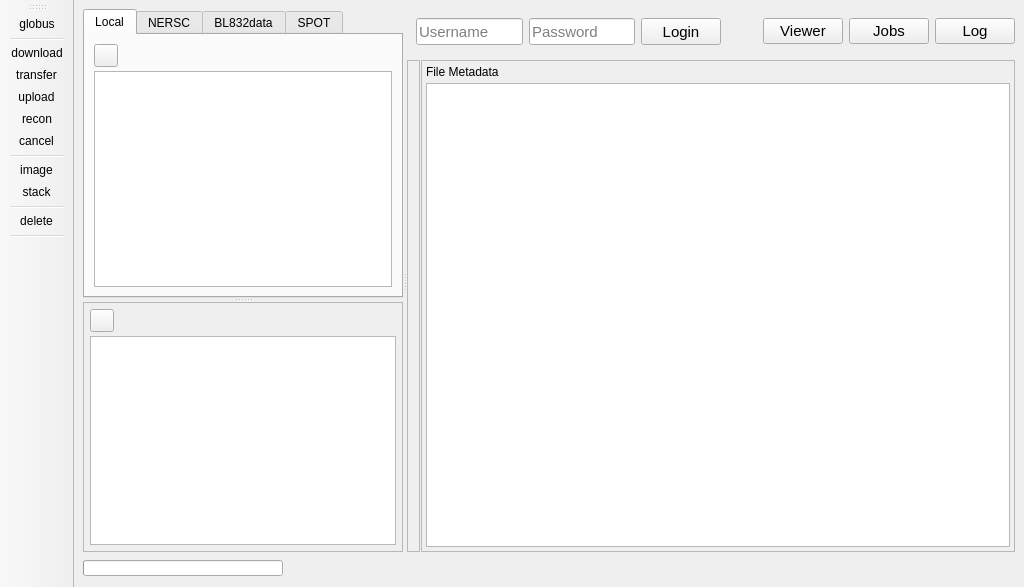
<?xml version="1.0" encoding="UTF-8"?>
<ui version="4.0">
 <class>MainWindow</class>
 <widget class="QMainWindow" name="MainWindow">
  <property name="geometry">
   <rect>
    <x>0</x>
    <y>0</y>
    <width>1024</width>
    <height>587</height>
   </rect>
  </property>
  <property name="minimumSize">
   <size>
    <width>800</width>
    <height>500</height>
   </size>
  </property>
  <property name="windowTitle">
   <string>SPEW Client Pre-Alpha</string>
  </property>
  <property name="unifiedTitleAndToolBarOnMac">
   <bool>false</bool>
  </property>
  <widget class="QWidget" name="centralwidget">
   <layout class="QGridLayout" name="gridLayout">
    <item row="0" column="0">
     <widget class="QSplitter" name="hsplitter">
      <property name="sizePolicy">
       <sizepolicy hsizetype="Expanding" vsizetype="Expanding">
        <horstretch>0</horstretch>
        <verstretch>0</verstretch>
       </sizepolicy>
      </property>
      <property name="orientation">
       <enum>Qt::Horizontal</enum>
      </property>
      <widget class="QSplitter" name="vsplitter">
       <property name="sizePolicy">
        <sizepolicy hsizetype="Ignored" vsizetype="MinimumExpanding">
         <horstretch>0</horstretch>
         <verstretch>0</verstretch>
        </sizepolicy>
       </property>
       <property name="minimumSize">
        <size>
         <width>200</width>
         <height>0</height>
        </size>
       </property>
       <property name="orientation">
        <enum>Qt::Vertical</enum>
       </property>
       <property name="handleWidth">
        <number>4</number>
       </property>
       <widget class="QTabWidget" name="tabWidget">
        <property name="sizePolicy">
         <sizepolicy hsizetype="MinimumExpanding" vsizetype="Preferred">
          <horstretch>0</horstretch>
          <verstretch>0</verstretch>
         </sizepolicy>
        </property>
        <property name="tabShape">
         <enum>QTabWidget::Rounded</enum>
        </property>
        <property name="currentIndex">
         <number>0</number>
        </property>
        <widget class="QWidget" name="Local">
         <attribute name="title">
          <string>Local</string>
         </attribute>
         <layout class="QVBoxLayout" name="verticalLayout_5">
          <item>
           <layout class="QVBoxLayout" name="verticalLayout">
            <property name="spacing">
             <number>4</number>
            </property>
            <item>
             <layout class="QHBoxLayout" name="horizontalLayout_7">
              <item>
               <widget class="QToolButton" name="local_back_button">
                <property name="text">
                 <string/>
                </property>
                <property name="icon">
                 <iconset>
                  <normaloff>back.png</normaloff>back.png</iconset>
                </property>
               </widget>
              </item>
              <item>
               <widget class="QLabel" name="local_path_label">
                <property name="text">
                 <string/>
                </property>
               </widget>
              </item>
              <item>
               <spacer name="horizontalSpacer_2">
                <property name="orientation">
                 <enum>Qt::Horizontal</enum>
                </property>
                <property name="sizeHint" stdset="0">
                 <size>
                  <width>40</width>
                  <height>20</height>
                 </size>
                </property>
               </spacer>
              </item>
             </layout>
            </item>
            <item>
             <widget class="QTreeView" name="local_tree_view">
              <property name="sortingEnabled">
               <bool>true</bool>
              </property>
              <property name="animated">
               <bool>true</bool>
              </property>
              <property name="expandsOnDoubleClick">
               <bool>false</bool>
              </property>
              <attribute name="headerVisible">
               <bool>false</bool>
              </attribute>
              <attribute name="headerCascadingSectionResizes">
               <bool>false</bool>
              </attribute>
              <attribute name="headerDefaultSectionSize">
               <number>100</number>
              </attribute>
              <attribute name="headerMinimumSectionSize">
               <number>60</number>
              </attribute>
              <attribute name="headerShowSortIndicator" stdset="0">
               <bool>true</bool>
              </attribute>
             </widget>
            </item>
           </layout>
          </item>
         </layout>
        </widget>
        <widget class="QWidget" name="NERSC">
         <attribute name="title">
          <string>NERSC</string>
         </attribute>
         <layout class="QVBoxLayout" name="verticalLayout_7">
          <item>
           <layout class="QVBoxLayout" name="verticalLayout_3">
            <item>
             <layout class="QHBoxLayout" name="horizontalLayout_4">
              <item>
               <widget class="QToolButton" name="nersc_back_button">
                <property name="text">
                 <string/>
                </property>
                <property name="icon">
                 <iconset>
                  <normaloff>back.png</normaloff>back.png</iconset>
                </property>
               </widget>
              </item>
              <item>
               <widget class="QLabel" name="nersc_path_label">
                <property name="text">
                 <string>Login to NERSC</string>
                </property>
               </widget>
              </item>
              <item>
               <spacer name="horizontalSpacer_5">
                <property name="orientation">
                 <enum>Qt::Horizontal</enum>
                </property>
                <property name="sizeHint" stdset="0">
                 <size>
                  <width>40</width>
                  <height>20</height>
                 </size>
                </property>
               </spacer>
              </item>
             </layout>
            </item>
            <item>
             <widget class="QListWidget" name="nersc_list_widget">
              <property name="isWrapping" stdset="0">
               <bool>false</bool>
              </property>
              <property name="currentRow">
               <number>-1</number>
              </property>
              <property name="sortingEnabled">
               <bool>true</bool>
              </property>
             </widget>
            </item>
           </layout>
          </item>
         </layout>
        </widget>
        <widget class="QWidget" name="BL832data">
         <attribute name="title">
          <string>BL832data</string>
         </attribute>
         <layout class="QVBoxLayout" name="verticalLayout_17">
          <item>
           <layout class="QVBoxLayout" name="verticalLayout_16">
            <item>
             <layout class="QHBoxLayout" name="horizontalLayout_8">
              <item>
               <widget class="QToolButton" name="bl832_back_button">
                <property name="text">
                 <string/>
                </property>
                <property name="icon">
                 <iconset>
                  <normaloff>back.png</normaloff>back.png</iconset>
                </property>
               </widget>
              </item>
              <item>
               <widget class="QLabel" name="bl832data_path_label">
                <property name="text">
                 <string>Login to Globus and activate alsuser#bl832data</string>
                </property>
               </widget>
              </item>
              <item>
               <spacer name="horizontalSpacer_7">
                <property name="orientation">
                 <enum>Qt::Horizontal</enum>
                </property>
                <property name="sizeHint" stdset="0">
                 <size>
                  <width>40</width>
                  <height>20</height>
                 </size>
                </property>
               </spacer>
              </item>
             </layout>
            </item>
            <item>
             <widget class="QListWidget" name="bl832data_list_widget"/>
            </item>
           </layout>
          </item>
         </layout>
        </widget>
        <widget class="QWidget" name="SPOT">
         <attribute name="title">
          <string>SPOT</string>
         </attribute>
         <layout class="QVBoxLayout" name="verticalLayout_2">
          <item>
           <layout class="QHBoxLayout" name="horizontalLayout_9">
            <item>
             <widget class="QLineEdit" name="search_box">
              <property name="font">
               <font>
                <family>Segoe UI</family>
                <pointsize>10</pointsize>
                <weight>50</weight>
                <bold>false</bold>
               </font>
              </property>
              <property name="inputMask">
               <string/>
              </property>
              <property name="text">
               <string/>
              </property>
              <property name="maxLength">
               <number>100</number>
              </property>
              <property name="placeholderText">
               <string>Search Term</string>
              </property>
             </widget>
            </item>
            <item>
             <widget class="QComboBox" name="sort_box">
              <property name="sizePolicy">
               <sizepolicy hsizetype="Expanding" vsizetype="Fixed">
                <horstretch>0</horstretch>
                <verstretch>0</verstretch>
               </sizepolicy>
              </property>
              <property name="maximumSize">
               <size>
                <width>130</width>
                <height>16777215</height>
               </size>
              </property>
              <property name="font">
               <font>
                <family>Segoe UI</family>
                <pointsize>10</pointsize>
                <weight>50</weight>
                <bold>false</bold>
               </font>
              </property>
              <property name="sizeAdjustPolicy">
               <enum>QComboBox::AdjustToContentsOnFirstShow</enum>
              </property>
              <item>
               <property name="text">
                <string>Processed Date</string>
               </property>
              </item>
              <item>
               <property name="text">
                <string>Beamline Date (832)</string>
               </property>
              </item>
             </widget>
            </item>
            <item>
             <widget class="QComboBox" name="order_box">
              <property name="sizePolicy">
               <sizepolicy hsizetype="Expanding" vsizetype="Fixed">
                <horstretch>0</horstretch>
                <verstretch>0</verstretch>
               </sizepolicy>
              </property>
              <property name="maximumSize">
               <size>
                <width>130</width>
                <height>16777215</height>
               </size>
              </property>
              <property name="font">
               <font>
                <family>Segoe UI</family>
                <pointsize>10</pointsize>
                <weight>50</weight>
                <bold>false</bold>
               </font>
              </property>
              <item>
               <property name="text">
                <string>Descending</string>
               </property>
               <property name="icon">
                <iconset>
                 <normaloff>descending.png</normaloff>descending.png</iconset>
               </property>
              </item>
              <item>
               <property name="text">
                <string>Ascending</string>
               </property>
               <property name="icon">
                <iconset>
                 <normaloff>ascending.png</normaloff>ascending.png</iconset>
               </property>
              </item>
             </widget>
            </item>
            <item>
             <spacer name="horizontalSpacer_4">
              <property name="orientation">
               <enum>Qt::Horizontal</enum>
              </property>
              <property name="sizeHint" stdset="0">
               <size>
                <width>40</width>
                <height>20</height>
               </size>
              </property>
             </spacer>
            </item>
           </layout>
          </item>
          <item>
           <widget class="QTreeWidget" name="spot_tree_widget">
            <property name="sortingEnabled">
             <bool>true</bool>
            </property>
            <attribute name="headerVisible">
             <bool>false</bool>
            </attribute>
            <column>
             <property name="text">
              <string notr="true">1</string>
             </property>
            </column>
           </widget>
          </item>
         </layout>
        </widget>
       </widget>
       <widget class="QFrame" name="frame">
        <property name="sizePolicy">
         <sizepolicy hsizetype="MinimumExpanding" vsizetype="Preferred">
          <horstretch>0</horstretch>
          <verstretch>0</verstretch>
         </sizepolicy>
        </property>
        <property name="frameShape">
         <enum>QFrame::StyledPanel</enum>
        </property>
        <property name="frameShadow">
         <enum>QFrame::Raised</enum>
        </property>
        <layout class="QVBoxLayout" name="verticalLayout_18">
         <property name="spacing">
          <number>4</number>
         </property>
         <property name="margin">
          <number>6</number>
         </property>
         <item>
          <layout class="QHBoxLayout" name="horizontalLayout_14">
           <item>
            <widget class="QToolButton" name="endpoint_refresh_button">
             <property name="text">
              <string/>
             </property>
             <property name="icon">
              <iconset>
               <normaloff>refresh.png</normaloff>refresh.png</iconset>
             </property>
            </widget>
           </item>
           <item>
            <widget class="QLabel" name="local_endpoint_label">
             <property name="font">
              <font>
               <pointsize>10</pointsize>
              </font>
             </property>
             <property name="text">
              <string/>
             </property>
            </widget>
           </item>
           <item>
            <spacer name="horizontalSpacer_13">
             <property name="orientation">
              <enum>Qt::Horizontal</enum>
             </property>
             <property name="sizeHint" stdset="0">
              <size>
               <width>40</width>
               <height>20</height>
              </size>
             </property>
            </spacer>
           </item>
          </layout>
         </item>
         <item>
          <widget class="QTableWidget" name="globus_table_widget">
           <property name="font">
            <font>
             <pointsize>9</pointsize>
            </font>
           </property>
           <property name="autoScroll">
            <bool>false</bool>
           </property>
           <property name="editTriggers">
            <set>QAbstractItemView::NoEditTriggers</set>
           </property>
           <property name="selectionBehavior">
            <enum>QAbstractItemView::SelectRows</enum>
           </property>
           <property name="textElideMode">
            <enum>Qt::ElideMiddle</enum>
           </property>
           <property name="showGrid">
            <bool>false</bool>
           </property>
           <property name="gridStyle">
            <enum>Qt::NoPen</enum>
           </property>
           <property name="sortingEnabled">
            <bool>true</bool>
           </property>
           <property name="columnCount">
            <number>0</number>
           </property>
           <attribute name="horizontalHeaderVisible">
            <bool>true</bool>
           </attribute>
           <attribute name="horizontalHeaderDefaultSectionSize">
            <number>112</number>
           </attribute>
           <attribute name="horizontalHeaderHighlightSections">
            <bool>false</bool>
           </attribute>
           <attribute name="horizontalHeaderMinimumSectionSize">
            <number>30</number>
           </attribute>
           <attribute name="horizontalHeaderShowSortIndicator" stdset="0">
            <bool>true</bool>
           </attribute>
           <attribute name="horizontalHeaderStretchLastSection">
            <bool>false</bool>
           </attribute>
           <attribute name="verticalHeaderVisible">
            <bool>false</bool>
           </attribute>
           <attribute name="verticalHeaderHighlightSections">
            <bool>false</bool>
           </attribute>
           <attribute name="verticalHeaderStretchLastSection">
            <bool>false</bool>
           </attribute>
          </widget>
         </item>
        </layout>
       </widget>
      </widget>
      <widget class="QWidget" name="">
       <layout class="QVBoxLayout" name="verticalLayout_6">
        <item>
         <layout class="QHBoxLayout" name="horizontalLayout_6">
          <property name="sizeConstraint">
           <enum>QLayout::SetMinimumSize</enum>
          </property>
          <item>
           <widget class="QStackedWidget" name="log_stacked_widget">
            <property name="sizePolicy">
             <sizepolicy hsizetype="Expanding" vsizetype="Preferred">
              <horstretch>0</horstretch>
              <verstretch>0</verstretch>
             </sizepolicy>
            </property>
            <property name="minimumSize">
             <size>
              <width>350</width>
              <height>45</height>
             </size>
            </property>
            <property name="maximumSize">
             <size>
              <width>16777215</width>
              <height>45</height>
             </size>
            </property>
            <property name="font">
             <font>
              <pointsize>10</pointsize>
             </font>
            </property>
            <property name="layoutDirection">
             <enum>Qt::LeftToRight</enum>
            </property>
            <property name="frameShape">
             <enum>QFrame::NoFrame</enum>
            </property>
            <property name="lineWidth">
             <number>0</number>
            </property>
            <property name="currentIndex">
             <number>0</number>
            </property>
            <widget class="QWidget" name="login_page">
             <layout class="QHBoxLayout" name="horizontalLayout_3">
              <item>
               <widget class="QLineEdit" name="user_box">
                <property name="enabled">
                 <bool>true</bool>
                </property>
                <property name="sizePolicy">
                 <sizepolicy hsizetype="Expanding" vsizetype="Fixed">
                  <horstretch>0</horstretch>
                  <verstretch>0</verstretch>
                 </sizepolicy>
                </property>
                <property name="maximumSize">
                 <size>
                  <width>120</width>
                  <height>30</height>
                 </size>
                </property>
                <property name="font">
                 <font>
                  <family>Ubuntu</family>
                  <pointsize>11</pointsize>
                  <weight>50</weight>
                  <bold>false</bold>
                 </font>
                </property>
                <property name="maxLength">
                 <number>32</number>
                </property>
                <property name="placeholderText">
                 <string>Username</string>
                </property>
               </widget>
              </item>
              <item>
               <widget class="QLineEdit" name="pass_box">
                <property name="maximumSize">
                 <size>
                  <width>120</width>
                  <height>30</height>
                 </size>
                </property>
                <property name="font">
                 <font>
                  <family>Ubuntu</family>
                  <pointsize>11</pointsize>
                  <weight>50</weight>
                  <bold>false</bold>
                 </font>
                </property>
                <property name="maxLength">
                 <number>32</number>
                </property>
                <property name="echoMode">
                 <enum>QLineEdit::Password</enum>
                </property>
                <property name="placeholderText">
                 <string>Password</string>
                </property>
               </widget>
              </item>
              <item>
               <widget class="QPushButton" name="login_button">
                <property name="minimumSize">
                 <size>
                  <width>0</width>
                  <height>0</height>
                 </size>
                </property>
                <property name="maximumSize">
                 <size>
                  <width>80</width>
                  <height>30</height>
                 </size>
                </property>
                <property name="font">
                 <font>
                  <pointsize>11</pointsize>
                 </font>
                </property>
                <property name="text">
                 <string>Login</string>
                </property>
               </widget>
              </item>
              <item>
               <spacer name="horizontalSpacer_3">
                <property name="orientation">
                 <enum>Qt::Horizontal</enum>
                </property>
                <property name="sizeHint" stdset="0">
                 <size>
                  <width>40</width>
                  <height>20</height>
                 </size>
                </property>
               </spacer>
              </item>
             </layout>
            </widget>
            <widget class="QWidget" name="logout_page">
             <layout class="QHBoxLayout" name="horizontalLayout">
              <item>
               <widget class="QLabel" name="user_console">
                <property name="text">
                 <string/>
                </property>
               </widget>
              </item>
              <item>
               <widget class="QPushButton" name="logout_button">
                <property name="minimumSize">
                 <size>
                  <width>0</width>
                  <height>0</height>
                 </size>
                </property>
                <property name="text">
                 <string>Logout</string>
                </property>
               </widget>
              </item>
              <item>
               <spacer name="horizontalSpacer_6">
                <property name="orientation">
                 <enum>Qt::Horizontal</enum>
                </property>
                <property name="sizeHint" stdset="0">
                 <size>
                  <width>275</width>
                  <height>19</height>
                 </size>
                </property>
               </spacer>
              </item>
             </layout>
            </widget>
           </widget>
          </item>
          <item>
           <widget class="QPushButton" name="viewer_button">
            <property name="font">
             <font>
              <pointsize>11</pointsize>
             </font>
            </property>
            <property name="autoFillBackground">
             <bool>false</bool>
            </property>
            <property name="text">
             <string>Viewer</string>
            </property>
            <property name="checkable">
             <bool>false</bool>
            </property>
            <property name="checked">
             <bool>false</bool>
            </property>
           </widget>
          </item>
          <item>
           <widget class="QPushButton" name="jobs_button">
            <property name="font">
             <font>
              <pointsize>11</pointsize>
             </font>
            </property>
            <property name="text">
             <string>Jobs</string>
            </property>
            <property name="checkable">
             <bool>false</bool>
            </property>
           </widget>
          </item>
          <item>
           <widget class="QPushButton" name="log_button">
            <property name="font">
             <font>
              <pointsize>11</pointsize>
             </font>
            </property>
            <property name="text">
             <string>Log</string>
            </property>
            <property name="checkable">
             <bool>false</bool>
            </property>
           </widget>
          </item>
         </layout>
        </item>
        <item>
         <widget class="QSplitter" name="hsplitter_2">
          <property name="orientation">
           <enum>Qt::Horizontal</enum>
          </property>
          <property name="handleWidth">
           <number>1</number>
          </property>
          <widget class="QFrame" name="frame_2">
           <property name="frameShape">
            <enum>QFrame::StyledPanel</enum>
           </property>
           <property name="frameShadow">
            <enum>QFrame::Plain</enum>
           </property>
           <layout class="QHBoxLayout" name="horizontalLayout_5">
            <property name="spacing">
             <number>2</number>
            </property>
            <property name="margin">
             <number>2</number>
            </property>
            <item>
             <widget class="QStackedWidget" name="stacked_view_widget">
              <property name="currentIndex">
               <number>0</number>
              </property>
              <widget class="QWidget" name="page"/>
              <widget class="QWidget" name="page_2"/>
             </widget>
            </item>
           </layout>
          </widget>
          <widget class="QFrame" name="frame_3">
           <property name="frameShape">
            <enum>QFrame::StyledPanel</enum>
           </property>
           <property name="frameShadow">
            <enum>QFrame::Raised</enum>
           </property>
           <layout class="QVBoxLayout" name="verticalLayout_4">
            <property name="spacing">
             <number>4</number>
            </property>
            <property name="margin">
             <number>4</number>
            </property>
            <item>
             <widget class="QLabel" name="metadata_label">
              <property name="text">
               <string>File Metadata</string>
              </property>
             </widget>
            </item>
            <item>
             <widget class="QTableWidget" name="metadata_teable_widget"/>
            </item>
           </layout>
          </widget>
         </widget>
        </item>
       </layout>
      </widget>
     </widget>
    </item>
    <item row="1" column="0">
     <layout class="QHBoxLayout" name="horizontalLayout_2">
      <property name="sizeConstraint">
       <enum>QLayout::SetFixedSize</enum>
      </property>
      <item>
       <widget class="QProgressBar" name="progressBar">
        <property name="maximumSize">
         <size>
          <width>200</width>
          <height>16</height>
         </size>
        </property>
        <property name="font">
         <font>
          <family>Segoe UI</family>
          <pointsize>10</pointsize>
          <weight>50</weight>
          <bold>false</bold>
         </font>
        </property>
        <property name="value">
         <number>0</number>
        </property>
        <property name="alignment">
         <set>Qt::AlignJustify|Qt::AlignVCenter</set>
        </property>
        <property name="textVisible">
         <bool>false</bool>
        </property>
       </widget>
      </item>
      <item>
       <widget class="QLabel" name="console2">
        <property name="text">
         <string/>
        </property>
       </widget>
      </item>
      <item>
       <spacer name="horizontalSpacer">
        <property name="orientation">
         <enum>Qt::Horizontal</enum>
        </property>
        <property name="sizeHint" stdset="0">
         <size>
          <width>40</width>
          <height>20</height>
         </size>
        </property>
       </spacer>
      </item>
      <item>
       <widget class="QLabel" name="percentLabel">
        <property name="minimumSize">
         <size>
          <width>10</width>
          <height>0</height>
         </size>
        </property>
        <property name="text">
         <string/>
        </property>
       </widget>
      </item>
     </layout>
    </item>
   </layout>
   <zorder>hsplitter</zorder>
   <zorder>frame_2</zorder>
   <zorder>frame_3</zorder>
   <zorder>log_stacked_widget</zorder>
   <zorder></zorder>
   <zorder>hsplitter</zorder>
  </widget>
  <widget class="QToolBar" name="toolBar">
   <property name="windowTitle">
    <string>toolBar</string>
   </property>
   <property name="iconSize">
    <size>
     <width>28</width>
     <height>32</height>
    </size>
   </property>
   <attribute name="toolBarArea">
    <enum>LeftToolBarArea</enum>
   </attribute>
   <attribute name="toolBarBreak">
    <bool>false</bool>
   </attribute>
   <addaction name="actionGlobusLogin"/>
   <addaction name="separator"/>
   <addaction name="actionDownload"/>
   <addaction name="actionTransfer"/>
   <addaction name="actionUpload"/>
   <addaction name="actionRecon"/>
   <addaction name="actionCancel"/>
   <addaction name="separator"/>
   <addaction name="actionImageView"/>
   <addaction name="actionStackView"/>
   <addaction name="separator"/>
   <addaction name="actionDelete"/>
   <addaction name="separator"/>
  </widget>
  <action name="actionDownload">
   <property name="icon">
    <iconset>
     <normaloff>download.png</normaloff>download.png</iconset>
   </property>
   <property name="text">
    <string>download</string>
   </property>
   <property name="toolTip">
    <string>Download dataset</string>
   </property>
   <property name="shortcut">
    <string>Ctrl+Shift+D</string>
   </property>
  </action>
  <action name="actionTransfer">
   <property name="icon">
    <iconset>
     <normaloff>transfer.png</normaloff>transfer.png</iconset>
   </property>
   <property name="text">
    <string>transfer</string>
   </property>
   <property name="toolTip">
    <string>Transfer dataset  to NERSC</string>
   </property>
   <property name="shortcut">
    <string>Ctrl+Shift+T</string>
   </property>
  </action>
  <action name="actionDelete">
   <property name="icon">
    <iconset>
     <normaloff>delete.png</normaloff>delete.png</iconset>
   </property>
   <property name="text">
    <string>delete</string>
   </property>
   <property name="toolTip">
    <string>Delete dataset</string>
   </property>
   <property name="shortcut">
    <string>Del</string>
   </property>
  </action>
  <action name="actionCancel">
   <property name="icon">
    <iconset>
     <normaloff>cancel.png</normaloff>cancel.png</iconset>
   </property>
   <property name="text">
    <string>cancel</string>
   </property>
   <property name="toolTip">
    <string>Cancel process</string>
   </property>
   <property name="shortcut">
    <string>Ctrl+Shift+H</string>
   </property>
  </action>
  <action name="actionRecon">
   <property name="icon">
    <iconset>
     <normaloff>recon.png</normaloff>recon.png</iconset>
   </property>
   <property name="text">
    <string>recon</string>
   </property>
   <property name="toolTip">
    <string>Reconstruct dataset</string>
   </property>
   <property name="shortcut">
    <string>Ctrl+R</string>
   </property>
  </action>
  <action name="actionStackView">
   <property name="icon">
    <iconset>
     <normaloff>stack.png</normaloff>stack.png</iconset>
   </property>
   <property name="text">
    <string>stack</string>
   </property>
   <property name="toolTip">
    <string>Load image stack</string>
   </property>
  </action>
  <action name="actionUpload">
   <property name="icon">
    <iconset>
     <normaloff>upload.png</normaloff>upload.png</iconset>
   </property>
   <property name="text">
    <string>upload</string>
   </property>
   <property name="toolTip">
    <string>Upload dataset to NERSC</string>
   </property>
  </action>
  <action name="actionImageView">
   <property name="icon">
    <iconset>
     <normaloff>image.png</normaloff>image.png</iconset>
   </property>
   <property name="text">
    <string>image</string>
   </property>
   <property name="toolTip">
    <string>Load single image</string>
   </property>
  </action>
  <action name="actionGlobusLogin">
   <property name="icon">
    <iconset>
     <normaloff>globus.png</normaloff>globus.png</iconset>
   </property>
   <property name="text">
    <string>globus</string>
   </property>
   <property name="toolTip">
    <string>Login to Globus.org</string>
   </property>
  </action>
 </widget>
 <resources/>
 <connections>
  <connection>
   <sender>pass_box</sender>
   <signal>returnPressed()</signal>
   <receiver>progressBar</receiver>
   <slot>reset()</slot>
   <hints>
    <hint type="sourcelabel">
     <x>235</x>
     <y>23</y>
    </hint>
    <hint type="destinationlabel">
     <x>367</x>
     <y>555</y>
    </hint>
   </hints>
  </connection>
  <connection>
   <sender>pass_box</sender>
   <signal>returnPressed()</signal>
   <receiver>login_button</receiver>
   <slot>click()</slot>
   <hints>
    <hint type="sourcelabel">
     <x>235</x>
     <y>23</y>
    </hint>
    <hint type="destinationlabel">
     <x>341</x>
     <y>23</y>
    </hint>
   </hints>
  </connection>
 </connections>
</ui>
